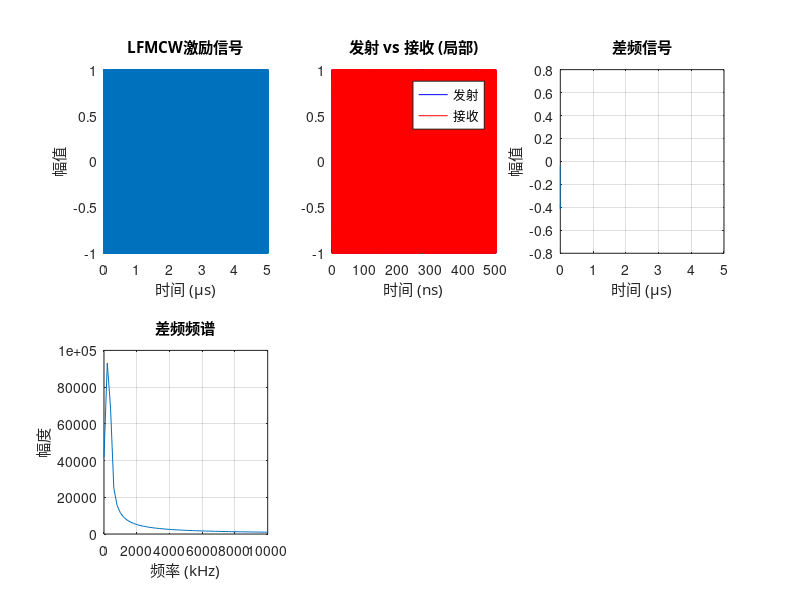

This figure's MATLAB source: (Note: this script raises an error after producing the figure.)
%%%%%%%%%%%%%%%%%%%%%%%%%%%%%%%%%%%%%%%%%%%%%%%%%%%%%%%%%%%%%%%%%%%%%%%%%%
% CST 时域仿真全自动脚本
% 功能: MATLAB全自动控制CST进行建模、时域仿真、信号导出和反演
%
% 流程:
%   1. 生成LFMCW激励信号
%   2. 连接CST并创建SRR模型
%   3. 配置时域求解器 + 用户自定义激励
%   4. 运行仿真
%   5. 导出端口信号
%   6. MATLAB混频处理和参数反演
%
% 作者: Auto-generated for thesis project
% 日期: 2026-01-19
%%%%%%%%%%%%%%%%%%%%%%%%%%%%%%%%%%%%%%%%%%%%%%%%%%%%%%%%%%%%%%%%%%%%%%%%%%

%% 0. 初始化
clc; clear; close all;

script_dir = fileparts(mfilename('fullpath'));
if isempty(script_dir), script_dir = pwd; end
data_dir = fullfile(script_dir, 'data');
if ~exist(data_dir, 'dir'), mkdir(data_dir); end

fprintf('================================================\n');
fprintf('CST 时域仿真全自动脚本\n');
fprintf('================================================\n\n');

%% 1. 参数配置
% -----------------------
% 1.1 LFMCW信号参数
% -----------------------
params.lfmcw.f_start = 34.2e9;    % 起始频率 (Hz)
params.lfmcw.f_end = 37.4e9;      % 终止频率 (Hz)
params.lfmcw.T_m = 5e-6;          % 扫频周期 (s) - 缩短以节省时间
params.lfmcw.f_s = 100e9;         % 采样率 (Hz)

% 派生参数
params.lfmcw.B = params.lfmcw.f_end - params.lfmcw.f_start;
params.lfmcw.K = params.lfmcw.B / params.lfmcw.T_m;

% -----------------------
% 1.2 CST模型参数
% -----------------------
params.cst.version = '2023';      % CST版本
params.cst.project_name = 'SRR_TimeDomain';

% WR-28 波导
params.wg.a = 7.112;              % 宽度 (mm)
params.wg.b = 3.556;              % 高度 (mm)
params.wg.length = 20;            % 长度 (mm)

% SRR参数
params.srr.L_out = 2.0;           % 外环边长 (mm)
params.srr.L_in = 1.4;            % 内环边长 (mm)
params.srr.z_pos = 10;            % 位置 (mm)

% 仿真参数
params.sim.f_min = 30;            % GHz
params.sim.f_max = 40;            % GHz

% 物理常数
c = 3e8;

fprintf('【参数配置】\n');
fprintf('LFMCW: %.2f - %.2f GHz, T_m = %.1f μs\n', ...
    params.lfmcw.f_start/1e9, params.lfmcw.f_end/1e9, params.lfmcw.T_m*1e6);
fprintf('调频斜率 K = %.2f GHz/μs\n', params.lfmcw.K/1e15);
fprintf('\n');

%% 2. 生成LFMCW激励信号
fprintf('【步骤1/6】生成LFMCW激励信号...\n');

t = 0 : 1/params.lfmcw.f_s : params.lfmcw.T_m;
N = length(t);
phi = 2*pi*params.lfmcw.f_start*t + pi*params.lfmcw.K*t.^2;
s_tx = cos(phi);

% 保存为CST格式
excitation_file = fullfile(data_dir, 'lfmcw_excitation.sig');
fid = fopen(excitation_file, 'w');
for i = 1:N
    fprintf(fid, '%.9e  %.9e\n', t(i)*1e9, s_tx(i));  % 时间单位ns
end
fclose(fid);

fprintf('  ✓ 激励信号已保存: %s\n', excitation_file);
fprintf('  采样点数: %d, 时长: %.2f μs\n', N, params.lfmcw.T_m*1e6);

%% 3. 连接CST并创建模型
fprintf('\n【步骤2/6】连接CST Microwave Studio...\n');

try
    cst = actxserver('CSTStudio.Application');
    fprintf('  ✓ CST连接成功!\n');
    
    mws = cst.invoke('NewMWS');
    fprintf('  ✓ 新项目创建成功!\n');
    
    CST_CONNECTED = true;
catch ME
    fprintf('  ✗ CST连接失败: %s\n', ME.message);
    fprintf('  将使用模拟数据继续演示...\n');
    CST_CONNECTED = false;
end

%% 4. 创建SRR模型 + 配置时域求解器
if CST_CONNECTED
    fprintf('\n【步骤3/6】创建SRR模型并配置时域求解器...\n');
    
    try
        % 4.1 设置单位
        vba_units = [...
            'With Units' newline ...
            '  .Geometry "mm"' newline ...
            '  .Frequency "GHz"' newline ...
            '  .Time "ns"' newline ...
            'End With'];
        invoke(mws, 'AddToHistory', 'define units', vba_units);
        fprintf('  ✓ 单位设置完成\n');
        
        % 4.2 设置频率范围
        vba_freq = sprintf('Solver.FrequencyRange "%.2f", "%.2f"', ...
            params.sim.f_min, params.sim.f_max);
        invoke(mws, 'AddToHistory', 'define frequency', vba_freq);
        fprintf('  ✓ 频率范围设置完成\n');
        
        % 4.3 创建材料
        vba_mat = [...
            'With Material' newline ...
            '  .Reset' newline ...
            '  .Name "Rogers5880"' newline ...
            '  .Type "Normal"' newline ...
            '  .Epsilon "2.2"' newline ...
            '  .TanD "0.0009"' newline ...
            '  .Colour "0.8", "0.6", "0.2"' newline ...
            '  .Create' newline ...
            'End With'];
        invoke(mws, 'AddToHistory', 'define material', vba_mat);
        fprintf('  ✓ 材料定义完成\n');
        
        % 4.4 创建波导
        vba_wg = [...
            'With Brick' newline ...
            '  .Reset' newline ...
            '  .Name "Air_Cavity"' newline ...
            '  .Component "Waveguide"' newline ...
            '  .Material "Vacuum"' newline ...
            sprintf('  .Xrange "%.4f", "%.4f"', -params.wg.a/2, params.wg.a/2) newline ...
            sprintf('  .Yrange "%.4f", "%.4f"', -params.wg.b/2, params.wg.b/2) newline ...
            sprintf('  .Zrange "0", "%.4f"', params.wg.length) newline ...
            '  .Create' newline ...
            'End With'];
        invoke(mws, 'AddToHistory', 'create waveguide', vba_wg);
        fprintf('  ✓ 波导创建完成\n');
        
        % 4.5 创建SRR外环
        y_bottom = -params.wg.b/2;
        vba_srr_out = [...
            'With Brick' newline ...
            '  .Reset' newline ...
            '  .Name "SRR_Outer"' newline ...
            '  .Component "SRR"' newline ...
            '  .Material "PEC"' newline ...
            sprintf('  .Xrange "%.4f", "%.4f"', -params.srr.L_out/2, params.srr.L_out/2) newline ...
            sprintf('  .Yrange "%.4f", "%.4f"', y_bottom, y_bottom + 0.035) newline ...
            sprintf('  .Zrange "%.4f", "%.4f"', params.srr.z_pos - params.srr.L_out/2, params.srr.z_pos + params.srr.L_out/2) newline ...
            '  .Create' newline ...
            'End With'];
        invoke(mws, 'AddToHistory', 'create SRR outer', vba_srr_out);
        
        % 4.6 创建SRR内环开口
        vba_srr_in = [...
            'With Brick' newline ...
            '  .Reset' newline ...
            '  .Name "SRR_Inner"' newline ...
            '  .Component "SRR"' newline ...
            '  .Material "Vacuum"' newline ...
            sprintf('  .Xrange "%.4f", "%.4f"', -params.srr.L_in/2, params.srr.L_in/2) newline ...
            sprintf('  .Yrange "%.4f", "%.4f"', y_bottom, y_bottom + 0.035) newline ...
            sprintf('  .Zrange "%.4f", "%.4f"', params.srr.z_pos - params.srr.L_in/2, params.srr.z_pos + params.srr.L_in/2) newline ...
            '  .Create' newline ...
            'End With'];
        invoke(mws, 'AddToHistory', 'create SRR inner', vba_srr_in);
        
        % 布尔减法
        invoke(mws, 'AddToHistory', 'boolean subtract', ...
            'Solid.Subtract "SRR:SRR_Outer", "SRR:SRR_Inner"');
        fprintf('  ✓ SRR结构创建完成\n');
        
        % 4.7 创建端口
        vba_port1 = [...
            'With Port' newline ...
            '  .Reset' newline ...
            '  .PortNumber "1"' newline ...
            '  .NumberOfModes "1"' newline ...
            '  .Orientation "zmin"' newline ...
            '  .Coordinates "Full"' newline ...
            sprintf('  .Xrange "%.4f", "%.4f"', -params.wg.a/2, params.wg.a/2) newline ...
            sprintf('  .Yrange "%.4f", "%.4f"', -params.wg.b/2, params.wg.b/2) newline ...
            '  .Zrange "0", "0"' newline ...
            '  .Create' newline ...
            'End With'];
        invoke(mws, 'AddToHistory', 'define port 1', vba_port1);
        
        vba_port2 = [...
            'With Port' newline ...
            '  .Reset' newline ...
            '  .PortNumber "2"' newline ...
            '  .NumberOfModes "1"' newline ...
            '  .Orientation "zmax"' newline ...
            '  .Coordinates "Full"' newline ...
            sprintf('  .Xrange "%.4f", "%.4f"', -params.wg.a/2, params.wg.a/2) newline ...
            sprintf('  .Yrange "%.4f", "%.4f"', -params.wg.b/2, params.wg.b/2) newline ...
            sprintf('  .Zrange "%.4f", "%.4f"', params.wg.length, params.wg.length) newline ...
            '  .Create' newline ...
            'End With'];
        invoke(mws, 'AddToHistory', 'define port 2', vba_port2);
        fprintf('  ✓ 端口创建完成\n');
        
        % 4.8 设置边界条件
        vba_bc = [...
            'With Boundary' newline ...
            '  .Xmin "electric"' newline ...
            '  .Xmax "electric"' newline ...
            '  .Ymin "electric"' newline ...
            '  .Ymax "electric"' newline ...
            '  .Zmin "open"' newline ...
            '  .Zmax "open"' newline ...
            'End With'];
        invoke(mws, 'AddToHistory', 'define boundary', vba_bc);
        fprintf('  ✓ 边界条件设置完成\n');
        
        % 4.9 配置时域求解器
        vba_td_solver = [...
            'With Solver' newline ...
            '  .Method "Hexahedral"' newline ...
            '  .CalculationType "TD-S"' newline ...
            '  .StimulationPort "1"' newline ...
            '  .SteadyStateLimit "-30"' newline ...
            '  .MeshAdaption "False"' newline ...
            '  .AutoNormImpedance "True"' newline ...
            '  .NormingImpedance "50"' newline ...
            '  .TimeBetweenUpdates "20"' newline ...
            'End With'];
        invoke(mws, 'AddToHistory', 'configure TD solver', vba_td_solver);
        fprintf('  ✓ 时域求解器配置完成\n');
        
        % 4.10 设置用户自定义激励
        % 将激励文件复制到CST项目目录
        excitation_file_cst = strrep(excitation_file, '\', '/');
        
        vba_excitation = [...
            'With Solver' newline ...
            '  .ExcitationPortMode "1", "1", "1", "True"' newline ...
            sprintf('  .ExcitationSignalAsReference "1", "%s", "1", "False"', excitation_file_cst) newline ...
            'End With'];
        
        % 备选方案：使用标准高斯激励（如果自定义激励失败）
        vba_excitation_default = [...
            'With Solver' newline ...
            '  .ExcitationPortMode "1", "1", "1", "True"' newline ...
            'End With'];
        
        try
            invoke(mws, 'AddToHistory', 'set excitation', vba_excitation);
            fprintf('  ✓ 用户自定义激励设置完成\n');
        catch
            invoke(mws, 'AddToHistory', 'set excitation', vba_excitation_default);
            fprintf('  ⚠ 使用默认高斯激励\n');
        end
        
        % 4.11 保存项目
        project_file = fullfile(data_dir, [params.cst.project_name '.cst']);
        invoke(mws, 'SaveAs', project_file, 'false');
        fprintf('  ✓ 项目已保存: %s\n', project_file);
        
        MODEL_CREATED = true;
        
    catch ME
        fprintf('  ✗ 模型创建失败: %s\n', ME.message);
        MODEL_CREATED = false;
    end
else
    MODEL_CREATED = false;
end

%% 5. 运行时域仿真
if CST_CONNECTED && MODEL_CREATED
    fprintf('\n【步骤4/6】运行时域仿真...\n');
    fprintf('  ⏳ 仿真进行中，请稍候...\n');
    
    try
        solver = invoke(mws, 'Solver');
        invoke(solver, 'Start');
        fprintf('  ✓ 仿真完成!\n');
        
        SIM_COMPLETED = true;
    catch ME
        fprintf('  ✗ 仿真失败: %s\n', ME.message);
        SIM_COMPLETED = false;
    end
else
    SIM_COMPLETED = false;
end

%% 6. 导出端口信号
if CST_CONNECTED && SIM_COMPLETED
    fprintf('\n【步骤5/6】导出端口信号...\n');
    
    try
        output_file = fullfile(data_dir, 'port2_signal.txt');
        output_file_cst = strrep(output_file, '\', '/');
        
        vba_export = [...
            'With ASCIIExport' newline ...
            '  .Reset' newline ...
            sprintf('  .FileName "%s"', output_file_cst) newline ...
            '  .Execute' newline ...
            'End With'];
        
        invoke(mws, 'AddToHistory', 'export signal', vba_export);
        fprintf('  ✓ 信号导出完成: %s\n', output_file);
        
        EXPORT_COMPLETED = true;
    catch ME
        fprintf('  ⚠ 信号导出失败: %s\n', ME.message);
        fprintf('    请手动导出Port 2信号\n');
        EXPORT_COMPLETED = false;
    end
else
    EXPORT_COMPLETED = false;
end

%% 7. 信号后处理
fprintf('\n【步骤6/6】信号后处理与参数反演...\n');

% 检查是否有CST输出数据
output_file = fullfile(data_dir, 'port2_signal.txt');

if exist(output_file, 'file')
    % 读取CST输出
    fprintf('  正在读取CST输出...\n');
    data = load(output_file);
    t_rx = data(:, 1) * 1e-9;  % ns -> s
    s_rx = data(:, 2);
    USE_REAL_DATA = true;
else
    % 使用模拟数据
    fprintf('  ⚠ 使用模拟数据进行演示...\n');
    
    % 模拟Lorentz介质的群时延效应
    % 简化模型：时延 + 频率相关衰减
    f_res = 34.5e9;   % 谐振频率
    gamma = 0.5e9;    % 阻尼
    tau_base = 0.3e-9;
    
    % 对每个时间点计算瞬时频率对应的群时延
    f_inst = params.lfmcw.f_start + params.lfmcw.K * t;
    tau_lorentz = tau_base + 0.5e-9 * gamma^2 ./ ((f_inst - f_res).^2 + gamma^2);
    
    % 可变时延（近似）
    delay_samples = round(mean(tau_lorentz) * params.lfmcw.f_s);
    s_rx = [zeros(1, delay_samples), s_tx(1:end-delay_samples)];
    s_rx = s_rx(:);
    t_rx = t(:);
    
    USE_REAL_DATA = false;
end

% 混频处理
fprintf('  正在进行混频处理...\n');
N_min = min(length(s_tx), length(s_rx));
s_tx_proc = s_tx(1:N_min);
s_rx_proc = s_rx(1:N_min);
t_proc = t(1:N_min);

s_mix = s_tx_proc(:) .* s_rx_proc(:);

% 低通滤波
fc_lp = 500e6;
[b, a] = butter(4, fc_lp/(params.lfmcw.f_s/2));
s_if = filtfilt(b, a, s_mix);

% FFT分析
N_fft = length(s_if);
S_IF = fft(s_if, N_fft);
S_IF_mag = abs(S_IF);
f_fft = (0:N_fft-1) * params.lfmcw.f_s / N_fft;

% 找峰值
[~, idx_peak] = max(S_IF_mag(1:round(N_fft/2)));
f_beat = f_fft(idx_peak);
tau_est = f_beat / params.lfmcw.K;

fprintf('  ✓ 差频峰值: %.3f kHz\n', f_beat/1e3);
fprintf('  ✓ 估计时延: %.3f ns\n', tau_est*1e9);

%% 8. 结果可视化
fprintf('\n正在生成可视化结果...\n');

figure('Position', [100, 100, 1200, 800]);

% 激励信号
subplot(2,3,1);
plot(t*1e6, s_tx);
xlabel('时间 (μs)', 'FontName', 'SimHei');
ylabel('幅值', 'FontName', 'SimHei');
title('LFMCW激励信号', 'FontName', 'SimHei');
grid on; xlim([0, params.lfmcw.T_m*1e6]);

% 发射vs接收
subplot(2,3,2);
t_show = min(0.5e-6, params.lfmcw.T_m);
idx_show = t_proc < t_show;
plot(t_proc(idx_show)*1e9, s_tx_proc(idx_show), 'b', ...
     t_proc(idx_show)*1e9, s_rx_proc(idx_show), 'r');
xlabel('时间 (ns)', 'FontName', 'SimHei');
legend('发射', '接收');
title('发射 vs 接收 (局部)', 'FontName', 'SimHei');
grid on;

% 差频信号
subplot(2,3,3);
plot(t_proc*1e6, s_if);
xlabel('时间 (μs)', 'FontName', 'SimHei');
ylabel('幅值', 'FontName', 'SimHei');
title('差频信号', 'FontName', 'SimHei');
grid on;

% 差频频谱
subplot(2,3,4);
f_lim = 10e6;
idx_f = f_fft < f_lim;
plot(f_fft(idx_f)/1e3, S_IF_mag(idx_f));
xlabel('频率 (kHz)', 'FontName', 'SimHei');
ylabel('幅度', 'FontName', 'SimHei');
title('差频频谱', 'FontName', 'SimHei');
grid on;
hold on;
xline(f_beat/1e3, 'r--', 'LineWidth', 2);

% 结果汇总
subplot(2,3,5);
text(0.5, 0.8, '【测试结果】', 'HorizontalAlignment', 'center', ...
    'FontSize', 14, 'FontWeight', 'bold', 'FontName', 'SimHei');
text(0.5, 0.6, sprintf('差频峰值: %.2f kHz', f_beat/1e3), ...
    'HorizontalAlignment', 'center', 'FontSize', 12);
text(0.5, 0.4, sprintf('估计时延: %.3f ns', tau_est*1e9), ...
    'HorizontalAlignment', 'center', 'FontSize', 12);
if USE_REAL_DATA
    text(0.5, 0.2, '数据来源: CST仿真', 'HorizontalAlignment', 'center', ...
        'FontSize', 12, 'Color', 'g');
else
    text(0.5, 0.2, '数据来源: 模拟数据', 'HorizontalAlignment', 'center', ...
        'FontSize', 12, 'Color', [0.8, 0.4, 0]);
end
axis off;

% 状态
subplot(2,3,6);
status_text = {
    sprintf('CST连接: %s', bool2str(CST_CONNECTED));
    sprintf('模型创建: %s', bool2str(MODEL_CREATED));
    sprintf('仿真完成: %s', bool2str(SIM_COMPLETED));
    sprintf('数据导出: %s', bool2str(EXPORT_COMPLETED));
    sprintf('真实数据: %s', bool2str(USE_REAL_DATA));
};
for i = 1:length(status_text)
    text(0.1, 1 - i*0.15, status_text{i}, 'FontSize', 11, 'FontName', 'Consolas');
end
axis off;
title('执行状态', 'FontName', 'SimHei');

sgtitle('CST时域仿真全自动测试结果', 'FontSize', 14, 'FontWeight', 'bold', 'FontName', 'SimHei');

%% 9. 保存结果
result_file = fullfile(data_dir, 'timedomain_results.mat');
save(result_file, 'params', 's_tx', 's_rx', 's_if', 'f_beat', 'tau_est', ...
    'CST_CONNECTED', 'MODEL_CREATED', 'SIM_COMPLETED', 'USE_REAL_DATA');
fprintf('\n✓ 结果已保存: %s\n', result_file);

%% 总结
fprintf('\n================================================\n');
fprintf('【执行总结】\n');
fprintf('================================================\n');
fprintf('CST连接: %s\n', bool2str(CST_CONNECTED));
fprintf('模型创建: %s\n', bool2str(MODEL_CREATED));
fprintf('仿真完成: %s\n', bool2str(SIM_COMPLETED));
fprintf('估计时延: %.3f ns\n', tau_est*1e9);
fprintf('================================================\n');
fprintf('\n✓ 全自动脚本执行完成!\n');

%% 辅助函数
function s = bool2str(b)
    if b
        s = '✓ 成功';
    else
        s = '✗ 失败';
    end
end
